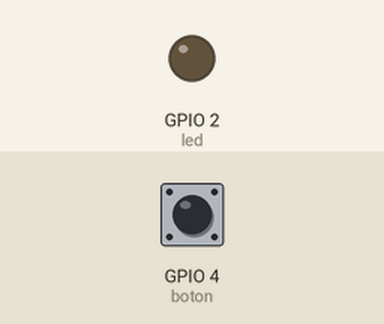
This program was run on a simulated ESP32 board running MicroPython. Shown: output pins drawn as LEDs (lit = HIGH). Dashed ring = blinking. Inputs (shaded band) come from the test bench; at power-on: GPIO 4 (boton) HIGH.

Above: at 1.2 s.
1.3 s: GPIO 4 (boton) pulled LOW for 1 s
At 3.2 s:
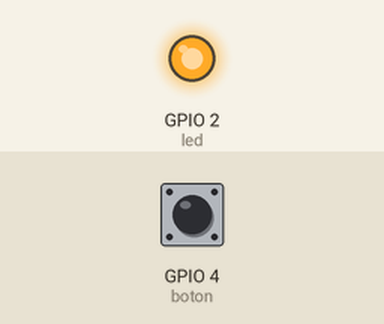
3.9 s: GPIO 4 (boton) pulled LOW for 0.25 s
At 4.6 s:
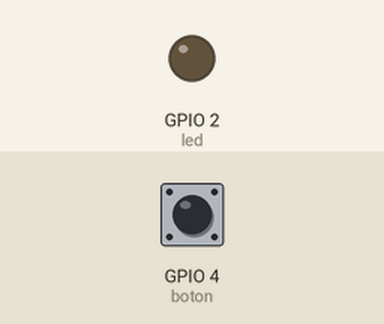
5.7 s: GPIO 4 (boton) pulled LOW for 3.2 s
At 6.1 s:
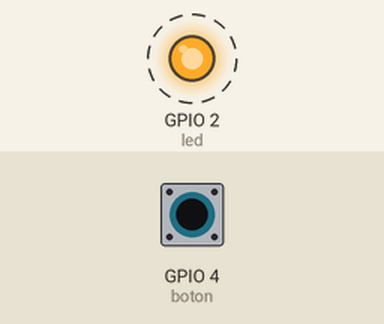
Timing chart, 0 to 10.5 s (numbered marks = the images above; inputs shaded):
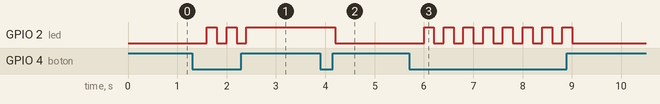

The program:

02_luz_pull_up.py
```python
# Escribe tu código aquí :-)
import machine
import time
contador = 0
led = machine.Pin(2, machine.Pin.OUT)
boton = machine.Pin(4, machine.Pin.IN, machine.Pin.PULL_UP)

while True:
    # La lectura de presiona es igual a 0, ya que el PULL_UP es logica negativa
    lectura = boton.value()
    time.sleep(0.2)

    if lectura == 0:
        contador += 1

        if (contador == 1):
            led.value(1)

        else:
            led.value(0)
            contador = 0
```

Measured:
- after the input at 1.3 s, GPIO 2 (led): alternates HIGH for 0.20 s and LOW for 0.20 s, 5 changes in all, then stays HIGH, starting after 0.30 s
- after the input at 3.9 s, GPIO 2 (led): HIGH → LOW after 0.30 s
- after the input at 5.7 s, GPIO 2 (led): alternates HIGH for 0.20 s and LOW for 0.20 s, 16 changes in all, then stays LOW, starting after 0.30 s
